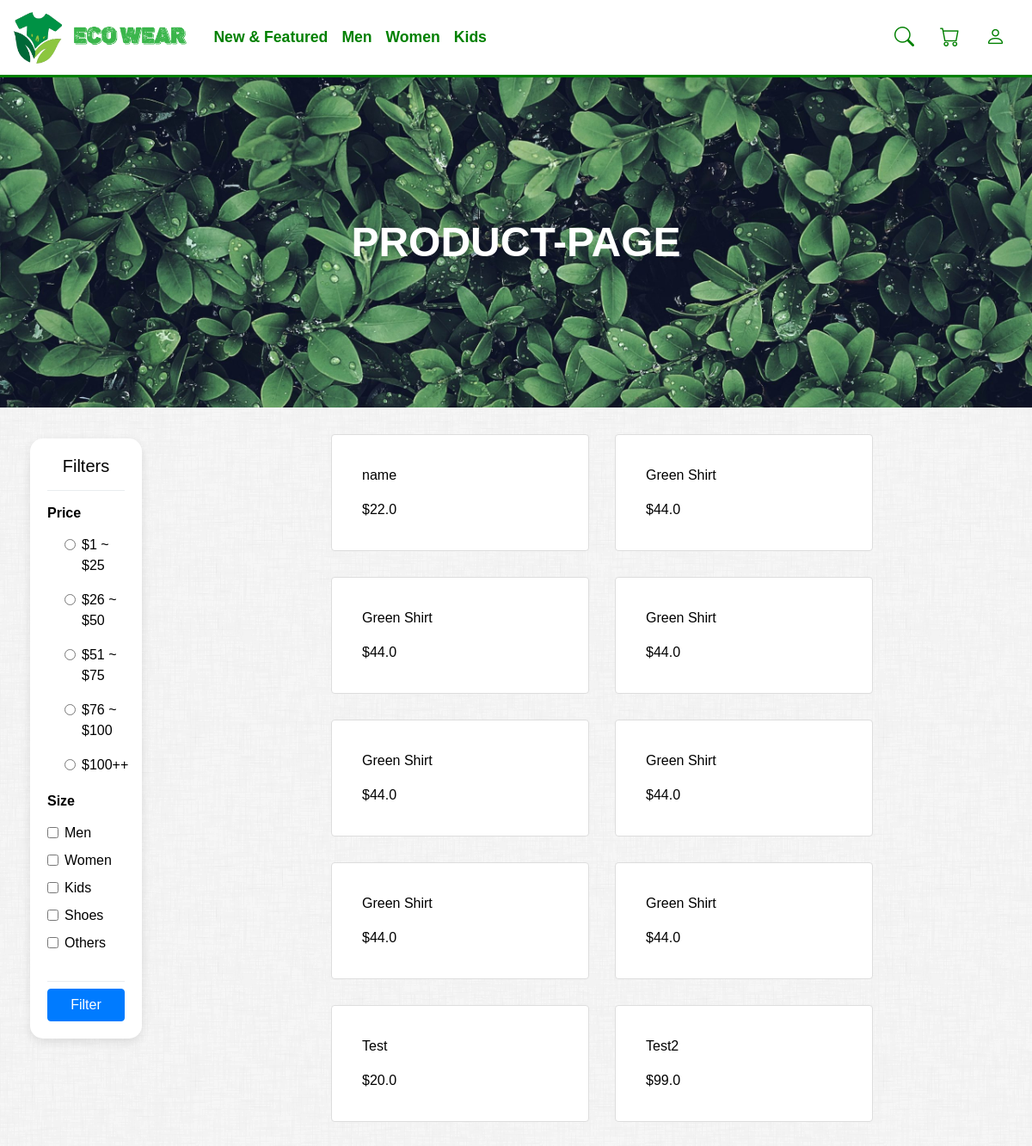
Page /Product (upper part) on the earlier database version.
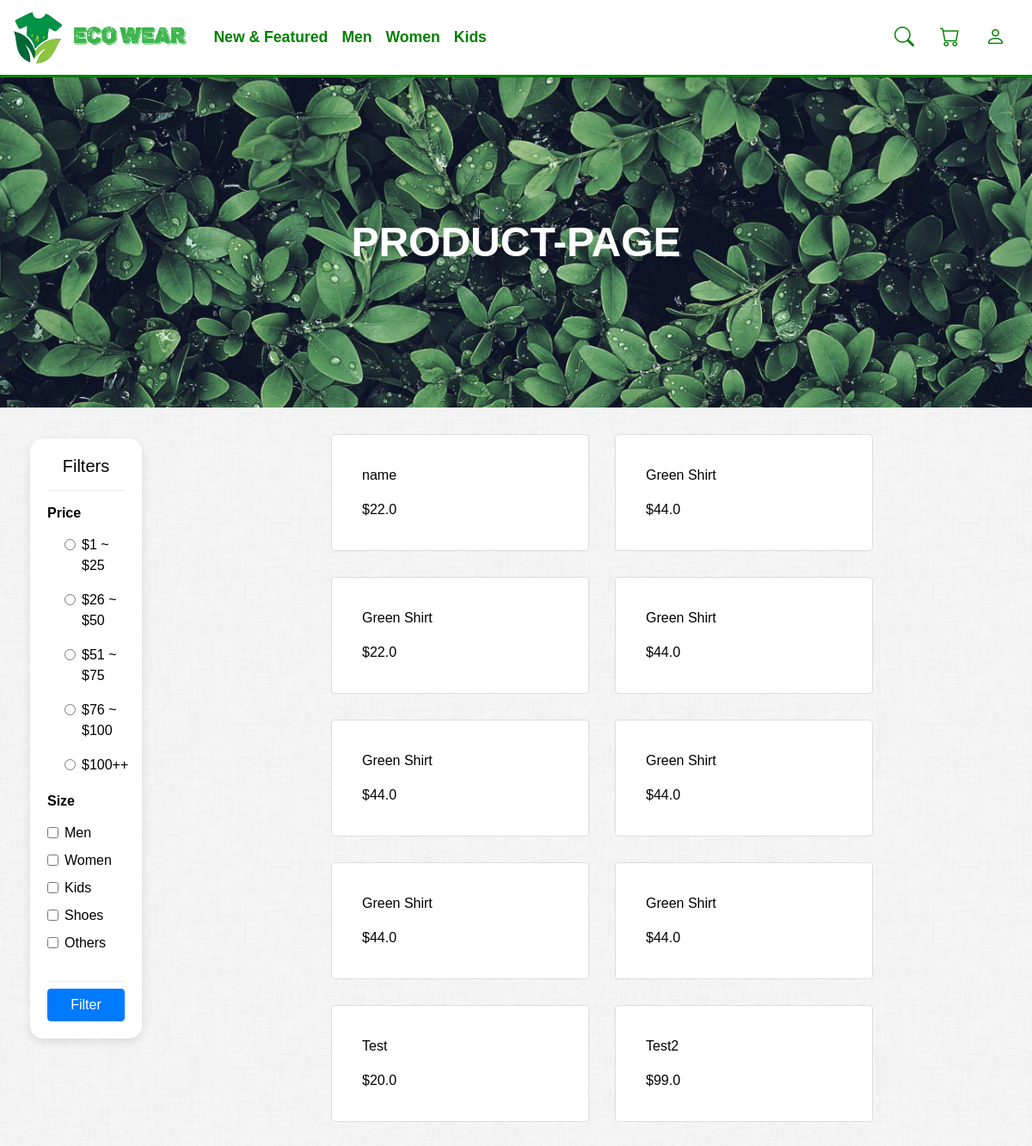
Same page on the later database version.
### tables this page shows
CREATE TABLE products (
            "ProductID" INTEGER PRIMARY KEY AUTOINCREMENT,
            image TEXT,
            name TEXT,
            price REAL,
            category TEXT,
            stock INTEGER,
            description TEXT,
            size TEXT
        );

### __init__.py (the view, shortened to what this page needs)
@app.route('/Product', methods=['GET', 'POST'])
def Productpage():
    ProductFilterForm = ProductFilter(request.form)
    product_manager = ProductManager()
    products = product_manager.get_all_products()
    product_manager.close_connection()
    return render_template('Product.html', products=products, form=ProductFilterForm)

### Form.py
class ProductFilter(Form):
    category_men = BooleanField('Men')
    category_women = BooleanField('Women')
    category_kids = BooleanField('Kids')
    category_shoes = BooleanField('Shoes')
    category_others = BooleanField('Others')
    pricerange = RadioField('Price', choices=[
        ('1-25', '$1 ~ $25'),
        ('26-50', '$26 ~ $50'),
        ('51-75', '$51 ~ $75'),
        ('76-100', '$76 ~ $100'),
        ('100-999', '$100++')
    ])

### Product.py (called while the page is built)
    def get_all_products(self):
        self.cursor.execute("SELECT * FROM products")
        products_data = self.cursor.fetchall()
        products = [Product(*data) for data in products_data]
        return products

    def close_connection(self):
        self.conn.close()

### __init__.py (called while the page is built)
@app.before_request
def before_request():
    global session_cleared
    if not session_cleared:
        session.clear()
        session_cleared = True

### templates/Product.html (shortened to what this page needs)
{% extends "base.html" %}
{% block content %}
<header class="banner mb-3" style="background-image: url({{ url_for('static', filename='image/green-leaves.jpg') }});">
<div class=" d-flex h-100 align-items-center">
      <div class="mx-auto text-center Text-Outline">
        <h1 class="mx-auto my-0 text-uppercase">Product-page</h1>
      </div>
    </div>
</header>
<div class="containter">
    <div class="row">
        <div class="col-2">
            <div class="FilterWrap">
                <section id="filters">
                    <h5 class="text-center mb-3">Filters</h5>
                    <div class="dropdown-divider"></div>
                    <form id="filterform" method="post" action="{{ url_for('Productpage') }}">
                    <section class="mb-1 mt-3">
                        <h6 class="font-weight-bold mb-3">Price</h6>
                        <div class="pl-4">
                            {% for radio in form.pricerange %}
                            <div class="form-check pl-3">
                                 {{ radio(class="form-check-input", onchange="submitForm()") }}
                                <label>{{ radio.label }}</label>
                            </div>
                            {% endfor %}
                        </div>
                    </section>
                    <section class="mb-4">
                        <h6 class="font-weight-bold mb-3">Size</h6>
                        <div class="form-check">
                        {{ form.category_men(class="form-check-input", onchange="submitForm()") }}
                        <label class="form-check-label">{{ form.category_men.label }}</label>
                        </div>
                        <div class="form-check">
                        {{ form.category_women(class="form-check-input", onchange="submitForm()") }}
                        <label class="form-check-label">{{ form.category_women.label }}</label>
                        </div>
                        <div class="form-check">
                        {{ form.category_kids(class="form-check-input", onchange="submitForm()") }}
                        <label class="form-check-label">{{ form.category_kids.label }}</label>
                        </div>
                        <div class="form-check">
                        {{ form.category_shoes(class="form-check-input", onchange="submitForm()") }}
                        <label class="form-check-label">{{ form.category_shoes.label }}</label>
                        </div>
                        <div class="form-check">
                        {{ form.category_others(class="form-check-input", onchange="submitForm()") }}
                        <label class="form-check-label">{{ form.category_others.label }}</label>
                        </div>
                        </form>
                    </section>
                        <div class="dropdown-divider"></div>
                    <div class="text-center"><button type="submit" class="btn btn-primary w-100">Filter</button></div>
                </section>
        <div class="col-10">
            <div class="product-container productpg">
                {% for product in products %}
                    <a href="{{ url_for('display_product', product_id=product.id) }}">
                        <div class="card product-card">
                          <div class="card-body">
                            <p class="card-text">{{ product.name }}</p>
                            <p class="card-text">${{ product.price }}</p>
                          </div>
                        </div>
                    </a>
                {% endfor %}
            </div>
        </div>
{% endblock %}

### templates/base.html (shortened to what this page needs)
<!DOCTYPE html>
<html lang="en">
<head>
<link href="{{ url_for('static', filename='assets/bootstrap/css/bootstrap.min.css') }}" rel="stylesheet">
<link href="{{ url_for('static', filename='assets/bootstrap-icons/bootstrap-icons.css') }}" rel="stylesheet">
<link href="{{ url_for('static', filename='assets/style.css') }}" rel="stylesheet">
<link href="{{ url_for('static', filename='assets/bootstrap-icons/bootstrap-icons.css') }}" rel="stylesheet">
</head>
<body style="background-image: url({{ url_for('static', filename='image/dust_scratches.png') }});">
{% block navbar %}
    {% include 'includes/_navbar.html' %}
{% endblock %}
<section>
{% block content %}
{% endblock %}
</body>
</html>

### templates/includes/_navbar.html (shortened to what this page needs)
	<nav class="navbar navbar-expand-lg navbar-light bg-light">
    <a class="navbar-brand" href="/"><img src="{{ url_for('static', filename='image/Logo.png') }}" alt="Logo" class="logo"></a>
    <div class="collapse navbar-collapse" id="navbarNav">
		<div class="float-left">
        <ul class="navbar-nav ml-auto">
            <li class="nav-item">
                <a class="nav-link" href="/">New & Featured</a>
            </li>
            <li class="nav-item">
                <a class="nav-link" href="/Product">Men</a>
            </li>
			<li class="nav-item">
                <a class="nav-link" href="/Product">Women</a>
            </li>
			<li class="nav-item">
                <a class="nav-link" href="/Product">Kids</a>
            </li>
		</ul>
		</div>
		<ul class="navbar-nav ml-auto">
			<li class="nav-item">
				<a class="nav-link" href="#"><i class="bi bi-search"></i></a>
			</li>
			<li class="nav-item">
				<a class="nav-link" href="/cart"><i class="bi bi-cart"></i></a>
			</li>
            <li class="nav-item dropdown-login">
				{% if 'User_ID' in session %}
					{% if 'Role' in session and session['Role'] == 'customer' %}
						<a class="nav-link" role="button" data-toggle="dropdown" href="/userdashboard"><i class="bi bi-person-fill"></i></a>
					{% else %}
						<a class="nav-link" role="button" data-toggle="dropdown" href="/admindashboard"><i class="bi bi-person-fill-gear"></i></a>
					{% endif %}
					<div class="dropdown-menu dropdown-menu-right p-4" >
						<p>Welcome, {{ session['Username'] }}</p>
						<div class="dropdown-divider"></div>
						<a class="dropdown-item" href="#"><i class="bi bi-gear"></i>Setting </a>
						<div class="dropdown-divider"></div>
						<a class="dropdown-item" href="#" onclick="confirmLogout()"> <i class="bi bi-box-arrow-right "></i> Logout</a>
					</div>
				{% else %}
					<a class="nav-link" role="button" data-toggle="dropdown" href="/login">
						<i class="bi bi-person"></i>
					</a>
				{% endif %}
            </li>
        </ul>
    </div>
</nav>

### static/assets/style.css (style rules this page uses)
.containter { padding: 0px 15px; }
body { ; font-family: 'Poppins'; color: black; font-family: Arial, sans-serif; padding: 0; margin: 0; }
.navbar { height: 90px; border-bottom: 3px solid #008000; font-size: 1.1em; font-weight: bold; background-color: white!important; }
.navbar img { width: auto; height: 60px; }
.nav-link { color: green!important; position: relative; transition: all 0.4s; }
.navbar .nav-link { padding: 30px 0px; }
.nav-item .bi { font-size:23px; font-weight:bold; padding: 0px 7px; }
.product-container { display: flex; flex-wrap: wrap; justify-content: center; }
.product-card { border: 1px solid #ddd; padding: 15px; margin: 15px; width: 300px; }
.productpg a { text-decoration: none; color:black; }
.FilterWrap { box-shadow: rgba(0, 0, 0, 0.1) 0px 4px 12px; border-top-right-radius: 15px 15px; border-bottom-right-radius: 15px 15px; border-top-left-radius: 15px 15px; border-bottom-left-radius: 15px 15px; padding: 20px; margin: 20px; background-color:white; }
.banner { position:relative; width:100%; height:300px; min-height:8rem; padding:12rem 0; background:linear-gradient(to bottom,rgba(22,22,22,.3) 0,rgba(22,22,22,.7) 75%,#161616 100%); background-position:center; background-repeat:no-repeat; background-attachment:scroll; background-size:cover; color: white; }
.banner h1 { margin: 0 0 10px 0; font-size: 48px; font-weight: 750; line-height: 56px; color: #fff; }

Differences in the rows shown:
changed products: category_shoes.label (not shown) → "Shoes"
changed products: category_others.label (not shown) → "Others"; price "44.0" → "22.0"
Other differences:
text no longer shown: "Shoes Others"
